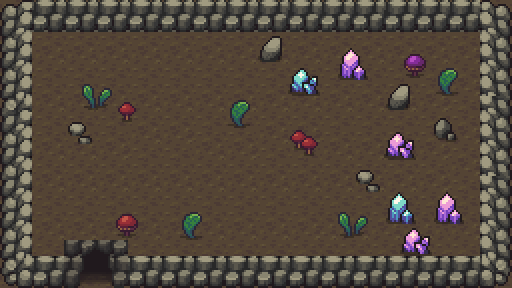

A level layout from a 2D game, rendered from its tile map. Below: a short description, then the map file with its tile-grid data intact:
An orthogonal 32x18 tile map with 16x16 px tiles, 3 tile layers (floor, Tile Layer 1, objects), 2 tilesets and 14 objects.

<map version="1.10" tiledversion="1.10.2" orientation="orthogonal" renderorder="right-down" width="32" height="18" tilewidth="16" tileheight="16" infinite="0" nextlayerid="8" nextobjectid="33">
 <tileset firstgid="1" source="../tiles/8_cave.tsx" />
 <tileset firstgid="449" source="../tiles/3_plants.tsx" />
 <layer id="2" name="floor" width="32" height="18">
  <data encoding="csv">
32,33,34,35,32,33,34,35,32,33,34,35,32,33,34,35,32,33,34,35,32,33,34,35,32,33,34,35,32,33,34,35,
60,61,62,63,60,61,62,63,60,61,62,63,60,61,62,63,60,61,62,63,60,61,62,63,60,61,62,63,60,61,62,63,
88,89,90,91,88,89,90,91,88,89,90,91,88,89,90,91,88,89,90,91,88,89,90,91,88,89,90,91,88,89,90,91,
116,117,118,119,116,117,118,119,116,117,118,119,116,117,118,119,116,117,118,119,116,117,118,119,116,117,118,119,116,117,118,119,
144,145,146,147,144,145,146,147,144,145,146,147,144,145,146,147,144,145,146,147,144,145,146,147,144,145,146,147,144,145,146,147,
88,89,90,91,88,89,90,91,32,33,34,35,88,89,90,91,32,33,34,35,88,89,90,91,32,33,34,35,116,117,118,119,
116,117,118,119,116,117,118,119,60,61,62,63,116,117,118,119,60,61,62,63,116,117,118,119,60,61,62,63,144,145,146,147,
144,145,146,147,144,145,146,147,88,89,90,91,144,145,146,147,88,89,90,91,144,145,146,147,88,89,90,91,32,33,34,35,
32,33,34,35,32,33,34,35,116,117,118,119,32,33,34,35,116,117,118,119,32,33,34,35,32,33,34,35,60,61,62,63,
60,61,62,63,60,61,62,63,144,145,146,147,60,61,62,63,144,145,146,147,60,61,62,63,60,61,62,63,88,89,90,91,
88,89,90,91,88,89,90,91,32,33,34,35,88,89,90,91,32,33,34,35,88,89,90,91,88,89,90,91,116,117,118,119,
116,117,118,119,116,117,118,119,60,61,62,63,116,117,118,119,60,61,62,63,116,117,118,119,116,117,118,119,144,145,146,147,
144,145,146,147,144,145,146,147,32,33,34,35,144,145,146,147,88,89,90,91,144,145,146,147,144,145,146,147,32,33,34,35,
32,33,34,35,32,33,34,35,32,33,34,35,32,33,34,35,32,33,34,35,33,34,35,32,33,34,35,32,32,33,34,35,
60,61,62,63,60,61,62,63,60,61,62,63,60,61,62,63,60,61,62,63,61,62,63,60,61,62,63,60,60,61,62,63,
88,89,90,91,88,89,90,91,88,89,90,91,88,89,90,91,88,89,90,91,89,90,91,88,89,90,91,88,88,89,90,91,
116,117,118,119,116,117,118,119,116,117,118,119,116,117,118,119,116,117,118,119,117,118,119,116,117,118,119,116,116,117,118,119,
144,145,146,147,144,145,146,147,144,145,146,147,144,145,146,147,144,145,146,147,145,146,147,144,145,146,147,144,144,145,146,147
</data>
 </layer>
 <layer id="1" name="Tile Layer 1" width="32" height="18">
  <data encoding="csv">
15,16,171,172,173,174,175,176,175,176,173,174,175,176,173,174,175,176,171,172,173,174,175,176,171,172,173,174,175,176,23,24,
43,44,199,200,201,202,203,204,203,204,201,202,203,204,201,202,203,204,199,200,201,202,203,204,199,200,201,202,203,204,51,52,
71,72,0,0,0,0,0,0,0,0,0,0,0,0,0,0,0,0,0,0,0,0,0,0,0,0,0,0,0,0,79,80,
99,100,0,0,0,0,0,0,0,0,0,0,0,0,0,0,0,0,0,0,0,0,0,0,0,0,0,0,0,0,107,108,
127,128,0,0,0,0,0,0,0,0,0,0,0,0,0,0,0,0,0,0,0,0,0,0,0,0,0,0,0,0,135,136,
155,156,0,0,0,0,0,0,0,0,0,0,0,0,0,0,0,0,0,0,0,0,0,0,0,0,0,0,0,0,163,164,
183,184,0,0,0,0,0,0,0,0,0,0,0,0,0,0,0,0,0,0,0,0,0,0,0,0,0,0,0,0,51,52,
43,44,0,0,0,0,0,0,0,0,0,0,0,0,0,0,0,0,0,0,0,0,0,0,0,0,0,0,0,0,79,80,
71,72,0,0,0,0,0,0,0,0,0,0,0,0,0,0,0,0,0,0,0,0,0,0,0,0,0,0,0,0,107,108,
99,100,0,0,0,0,0,0,0,0,0,0,0,0,0,0,0,0,0,0,0,0,0,0,0,0,0,0,0,0,135,136,
127,128,0,0,0,0,0,0,0,0,0,0,0,0,0,0,0,0,0,0,0,0,0,0,0,0,0,0,0,0,163,164,
155,156,0,0,0,0,0,0,0,0,0,0,0,0,0,0,0,0,0,0,0,0,0,0,0,0,0,0,0,0,51,52,
71,72,0,0,0,0,0,0,0,0,0,0,0,0,0,0,0,0,0,0,0,0,0,0,0,0,0,0,0,0,79,80,
99,100,0,0,0,0,0,0,0,0,0,0,0,0,0,0,0,0,0,0,0,0,0,0,0,0,0,0,0,0,107,108,
127,128,0,0,0,0,0,0,0,0,0,0,0,0,0,0,0,0,0,0,0,0,0,0,0,0,0,0,0,0,135,136,
155,156,0,0,256,257,258,259,0,0,0,0,0,0,0,0,0,0,0,0,0,0,0,0,0,0,0,0,0,0,163,164,
183,184,185,186,284,285,286,287,185,186,187,188,189,190,185,186,187,188,189,190,185,186,187,188,185,186,187,188,189,190,191,192,
211,212,213,214,312,313,314,315,213,214,215,216,217,218,213,214,215,216,217,218,213,214,215,216,213,214,215,216,217,218,219,220
</data>
 </layer>
 <layer id="3" name="objects" width="32" height="18">
  <data encoding="csv">
0,0,0,0,0,0,0,0,0,0,0,0,0,0,0,0,0,0,0,0,0,0,0,0,0,0,0,0,0,0,0,0,
0,0,0,0,0,0,0,0,0,0,0,0,0,0,0,0,0,0,0,0,0,0,0,0,0,0,0,0,0,0,0,0,
0,0,0,0,0,0,0,0,0,0,0,0,0,0,0,0,337,338,0,0,0,0,0,0,0,0,0,0,0,0,0,0,
0,0,0,0,0,0,0,0,0,0,0,0,0,0,0,0,365,366,0,0,0,399,400,0,0,349,350,0,0,0,0,0,
0,0,0,0,0,0,0,0,0,0,0,0,0,0,0,0,0,0,401,402,0,427,428,0,0,377,378,345,346,0,0,0,
0,0,0,0,0,343,344,0,0,0,0,0,0,0,0,0,0,0,429,430,0,0,0,0,337,338,0,373,374,0,0,0,
0,0,0,0,0,371,372,393,394,0,0,0,0,0,345,346,0,0,0,0,0,0,0,0,365,366,0,0,0,0,0,0,
0,0,0,0,341,342,0,421,422,0,0,0,0,0,373,374,0,0,0,0,0,0,0,0,0,0,0,339,340,0,0,0,
0,0,0,0,369,370,0,0,0,0,0,0,0,0,0,0,0,0,395,396,0,0,0,0,397,398,0,367,368,0,0,0,
0,0,0,0,0,0,0,0,0,0,0,0,0,0,0,0,0,0,423,424,0,0,0,0,425,426,0,0,0,0,0,0,
0,0,0,0,0,0,0,0,0,0,0,0,0,0,0,0,0,0,0,0,0,0,341,342,0,0,0,0,0,0,0,0,
0,0,0,0,0,0,0,0,0,0,0,0,0,0,0,0,0,0,0,0,0,0,369,370,0,0,0,0,0,0,0,0,
0,0,0,0,0,0,0,0,0,0,0,0,0,0,0,0,0,0,0,0,0,0,0,0,403,404,0,399,400,0,0,0,
0,0,0,0,0,0,0,347,348,0,0,345,346,0,0,0,0,0,0,0,0,343,344,0,431,432,0,427,428,0,0,0,
0,0,0,0,0,0,0,375,376,0,0,373,374,0,0,0,0,0,0,0,0,371,372,0,0,397,398,0,0,0,0,0,
0,0,0,0,0,0,0,0,0,0,0,0,0,0,0,0,0,0,0,0,0,0,0,0,0,425,426,0,0,0,0,0,
0,0,0,0,0,0,0,0,0,0,0,0,0,0,0,0,0,0,0,0,0,0,0,0,0,0,0,0,0,0,0,0,
0,0,0,0,0,0,0,0,0,0,0,0,0,0,0,0,0,0,0,0,0,0,0,0,0,0,0,0,0,0,0,0
</data>
 </layer>
 <objectgroup id="4" name="Collidables">
  <object id="16" x="292.926" y="80.051" width="21.8107" height="14.0024" />
  <object id="4" x="341.021" y="65.5417" width="20.6667" height="13" />
  <object id="18" x="438.021" y="210.042" width="20.6667" height="13" />
  <object id="19" x="403.521" y="240.542" width="20.6667" height="13" />
  <object id="20" x="389.521" y="210.542" width="20.6667" height="13" />
  <object id="7" x="389.25" y="146.792" width="22" height="10.8333" />
  <object id="26" x="1" y="255" width="73.5" height="33" />
  <object id="27" x="0" y="-3" width="30.5" height="259" />
  <object id="28" x="0" y="-1.5" width="511" height="33.5" />
  <object id="29" x="479" y="30.5" width="34" height="257" />
  <object id="30" x="116.5" y="256" width="361" height="31" />
 </objectgroup>
 <objectgroup id="5" name="Entrance">
  <object id="21" x="79.8182" y="251.455" width="31.2727" height="36.3636" />
 </objectgroup>
 <objectgroup id="7" name="Salt">
  <object id="31" x="257" y="33.5" width="168.5" height="85.5" />
  <object id="32" x="350.5" y="116.5" width="116" height="138.5" />
 </objectgroup>
</map>
